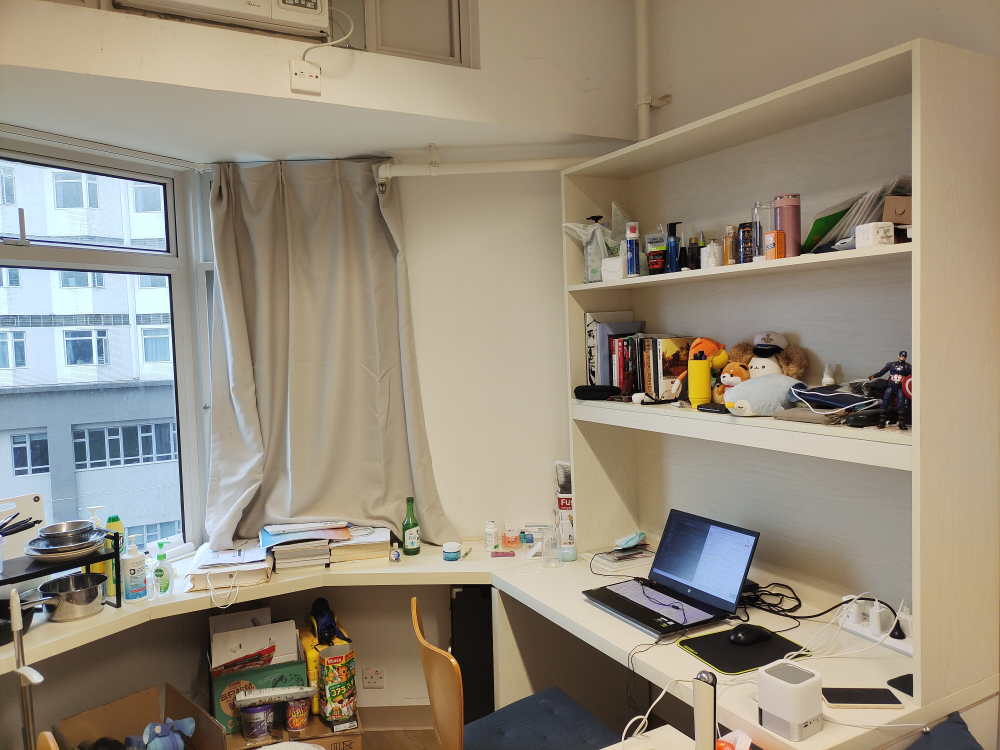
#> input picture IMINPUT/im3.1.jpg, 4000 x 3000 px (shown at 1/4 size)
$ python -i ImageStitchingTESTING.py   (imports and definitions only)
#> lines starting #> are read from the running program, lines starting #| are printed output that depends on the picture
import numpy as np
from cv2 import cv2 as cv
from matplotlib import pyplot as plt
import matplotlib.gridspec as gridspec

import time as t


def experiment(mode="camerapose only"):

#> called with mode = 'camerapose only'
    GOOD_POINTS_LIMITED = 0.999
    TESTSET = [['IMINPUT/im3.1.jpg', 'IMINPUT/im3.2.jpg']]  # for control test images.
                                                            # case1: two almost identical images

    src = TESTSET[0][0]
    des = TESTSET[0][1]

    img1_3 = cv.imread(src, 1)  # query image
#> img1_3 is the input picture: shape (3000, 4000, 3); mean B, G, R 123.4, 140.3, 150.3
    img2_3 = cv.imread(des, 1)  # train image
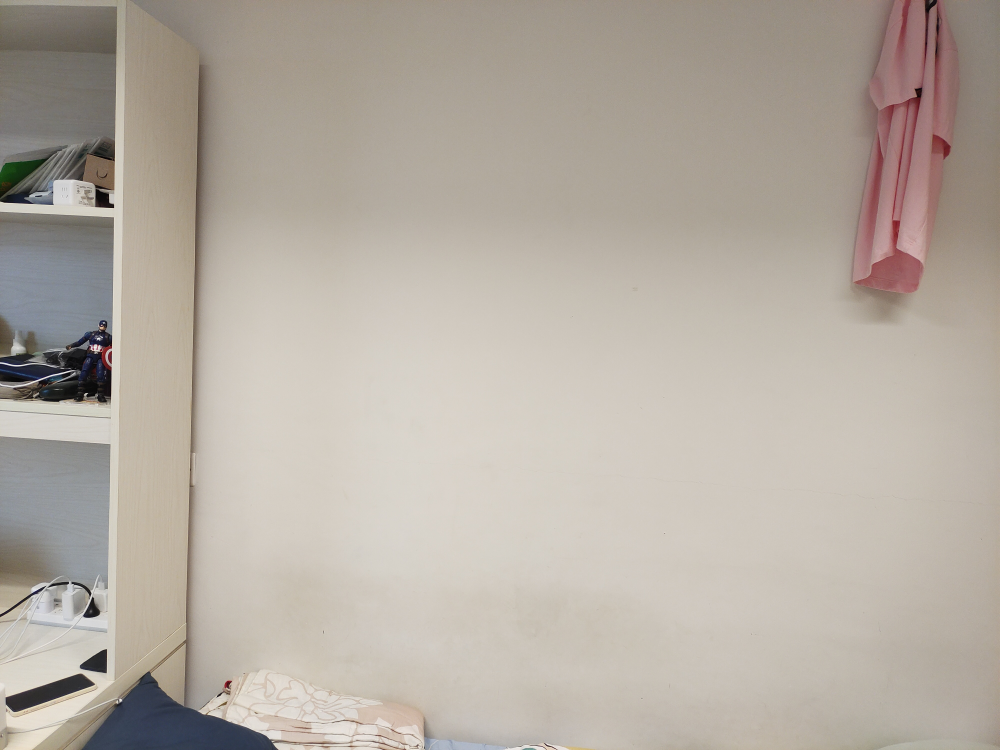
#> input picture IMINPUT/im3.2.jpg, 4000 x 3000 px (shown at 1/4 size)
#> img2_3 is the input picture: shape (3000, 4000, 3); mean B, G, R 162.2, 172.1, 180.4

    # control possible resize
    RESIZE_FACTOR = 1.00
    img1_3 = cv.resize(img1_3, None, fx=RESIZE_FACTOR, fy=RESIZE_FACTOR)
    img2_3 = cv.resize(img2_3, None, fx=RESIZE_FACTOR, fy=RESIZE_FACTOR)

    orb = cv.ORB_create()  # ORB algorithm combines FAST and BRIEF

    '''
    kp1, kp2: arrays to store key points
    des1, des2: descriptor of features found. One feature correspond to one key point
    key point 主要代表位置信息（方向，大小等），每个kp对应的descriptor，这里是32维向量，储存kp周围像素的信息
    '''
    kp1, des1 = orb.detectAndCompute(img1_3, None)
#> kp1 = 500 keypoints; strongest (x, y, size): (3026, 1473, 31), (2669, 2481, 31), (2747, 2520, 31), (3199, 1022, 31)
    kp2, des2 = orb.detectAndCompute(img2_3, None)
#> kp2 = 500 keypoints; strongest (x, y, size): (396, 1349, 31), (398, 1351, 31), (396, 1350, 37.2), (455, 831, 31)

    # visualize key-points. show and store
    img_kp1 = cv.drawKeypoints(img1_3, kp1, None)
    img_kp2 = cv.drawKeypoints(img2_3, kp2, None)
    time = t.strftime("%m-%d-%H-%M", t.localtime())  # record the time for experiment convenicence
    cv.imwrite("./IMGOUTPUT/showKP/show_kp1_" + time + "_.jpg", img_kp1)
    cv.imwrite("./IMGOUTPUT/showKP/show_kp2_" + time + "_.jpg", img_kp2)

    # cv.imshow('1 testing draw for key points', img_kp1)
    # cv.imshow('2 testing draw for key points', img_kp2)
    # # plt.imshow(img_kp1), plt.show()
    # # plt.imshow(img_kp2), plt.show()

    '''
    match step
    行的结果是DMatch对象的列表。该DMatch对象具有以下属性：
    - DMatch.distance-描述符之间的距离。越低越好。
    - DMatch.trainIdx-train描述符中的描述符索引
    - DMatch.queryIdx-query描述符中的描述符索引,索引意思是在kp数组中的index
    - DMatch.imgIdx-train图像的索引。
    '''
    '''
    a Brute-Force Matcher
    # kp1, kp2: arrays to store key points
    # des1, des2: descriptor of features found. One feature correspond to one key point
    # key point 主要代表位置信息（方向，大小等），每个kp对应的descriptor，这里是32维向量，储存kp周围像素的信息
    '''
    bf = cv.BFMatcher_create(cv.NORM_HAMMING, crossCheck=True)  # new config
    # 根据官方文档设置参数。 ORB应使用NORM_HAMMING, crossCheck=Ture意思是两个特征应彼此匹配而非单向
    # old version # # bf = cv.BFMatcher.create()
    matches = bf.match(des1, des2)  # instead, knnMatch returns k best matches
#> matches = 148 matches
    matches = sorted(matches, key=lambda x: x.distance)  # sort according to the distance attribute, distance越低认为是最佳匹配

    goodPoints = []
    # select good enough pairs
    for i in range(len(matches) - 1):
        if matches[i].distance < GOOD_POINTS_LIMITED * matches[i + 1].distance:
            # 该参数越小，选择标准越严格
            ############### 这块为什么要这样设计
            goodPoints.append(matches[i])
#> this loop made 147 passes
#> after the loop, goodPoints = 48 matches

    ########### IMPORTANT CODE goodPoints = matches[:20] if len(matches) > 20   else matches[:]
    # print(goodPoints)

    img3 = cv.drawMatches(img1_3, kp1, img2_3, kp2, goodPoints, flags=cv.DrawMatchesFlags_NOT_DRAW_SINGLE_POINTS,
                          outImg=None)
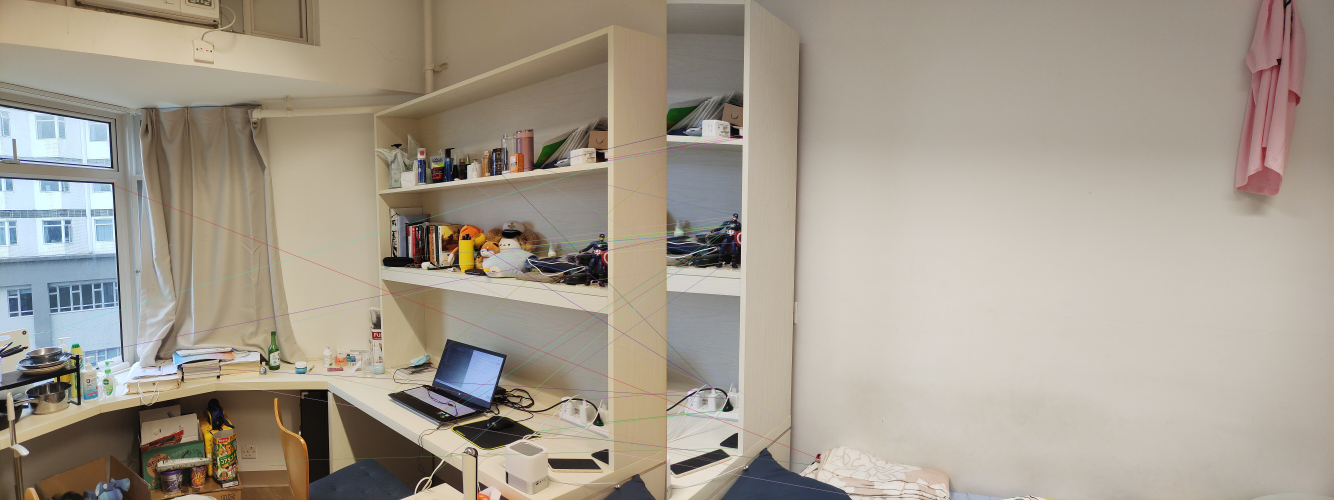
#> img3: shape (3000, 8000, 3) (shown at 1/6 size); mean B, G, R 142.9, 156.2, 165.3
    # drawMatches作用是绘制匹配线
    # cv.imshow("THIS IS img3", img3)
    plt.imshow(img3), plt.show()
    cv.imwrite(
        "./IMGOUTPUT/show_match_cond_newconfig_" + "gplim=" + str(GOOD_POINTS_LIMITED) + "_ResizeF=" + str(RESIZE_FACTOR)
        + ".jpg", img3)
    '''
    # match 情况很乱（不resize比resize到0.25情况好），是不是上面select good points算法有问题
    # 创matcher时，用了教程建议的config，有所改善，是否goodpoint需要只选前20来匹配？
    '''

    # 为了拿到good point pairs的值(各自的像素坐标)，数组大小正好等于good points的数量
    src_pts = np.float32([kp1[m.queryIdx].pt for m in goodPoints]).reshape(-1, 1, 2)
#> src_pts = 48 rows, first 8: [3610, 1469], [3629.8, 946], [3554.2, 1683.8], [3596.4, 1470], [3496.6, 2400.7], [3640.5, 963.9], [3550.9, 1684.1], [3553.3, 1684.1]
    dst_pts = np.float32([kp2[m.trainIdx].pt for m in goodPoints]).reshape(-1, 1, 2)
#> dst_pts = 48 rows, first 8: [410, 1349], [440.7, 809.8], [346.3, 1573.9], [396, 1350], [268.7, 2332.1], [451.5, 827.7], [344, 1573], [343.4, 1573.6]
    # first parameter -1 in .reshape(): 根据其他维度推断该维度size
    '''
    find the HOMOGRAPHY here,
    i.e., find the 3x3 transform matrix
    '''
    # M, mask = cv.findHomography(dst_pts, src_pts, cv.RHO)  # old config
    M, mask = cv.findHomography(dst_pts, src_pts, cv.RANSAC, ransacReprojThreshold=5.0)
#> M = [[-0.194, -0.0531, 3261.4], [-0.489, 0.799, 386.4], [-0.000276, -1.84e-05, 1]]; mask = 48 values, max 1 at index 0, min 0 at index 16, mean 0.333
    '''
    M is the homography matrix
    new config, the last parameter relates to algorithm details
    WHAT IS mask? is the mask of outliers and inliers?
    ------ mask size equals to goodpoints size -----
    '''

    '''
    calculate the camera transformation matrix, which is just extrinsic parameter
    use 8-point algorithm
    '''
    extrinsic = cv.findFundamentalMat(src_pts[0:8], dst_pts[0:8], cv.FM_8POINT)
#> extrinsic = ([[4.81e-08, -1.81e-07, 0.000132], [1.87e-07, -4.75e-09, -0.00065], [-0.000314, 6.05e-05, 1]], [1, 1, 1, 1, 1, 1, 1, 1])
    print(extrinsic)
#| (array([[ 4.81459589e-08, -1.80671505e-07,  1.32252015e-04],
#|        [ 1.87422408e-07, -4.74564938e-09, -6.50201414e-04],
#|        [-3.13518735e-04,  6.04959358e-05,  1.00000000e+00]]), array([[1],
#|        [1],
#|        [1],
#|        [1],
#|        [1],
#|        [1],
#|        [1],
#|        [1]], dtype=uint8))

    _, MR, MT, _ = cv.recoverPose(extrinsic[0], src_pts[0:20], dst_pts[0:20])  # output 4 things: retval, R, t, mask
#> MR = [[0.163, 0.0775, 0.984], [0.889, 0.421, -0.18], [-0.428, 0.904, -0.000436]]; MT = [-0.18, -0.984, -0.000616]
    # MR, MT are the transform from src to dst.
    print("Rotation is: ")
    print(MR)
#| [[ 1.62519639e-01  7.75407156e-02  9.83653803e-01]
#|  [ 8.88823798e-01  4.21387292e-01 -1.80069446e-01]
#|  [-4.28461926e-01  9.03559731e-01 -4.36322539e-04]]
    print("Translation is: ")
    print(MT)
#| [[-1.80322729e-01]
#|  [-9.83607307e-01]
#|  [-6.15694817e-04]]

    if mode != "camerapose only":
        h1, w1, p1 = img2_3.shape  # p: 通道数量
        h2, w2, p2 = img1_3.shape
        h = np.maximum(h1, h2)
        w = np.maximum(w1, w2)

        _movedis = int(np.maximum(dst_pts[0][0][0], src_pts[0][0][0]))  # ?????????????干什么用
        imageTransform = cv.warpPerspective(img2_3, M, (w1 + w2 - _movedis, h))  ##################### WHAT'S THIS
        plt.imshow(imageTransform), plt.show()

        M1 = np.float32([[1, 0, 0], [0, 1, 0]])
        h_1, w_1, p = img1_3.shape
        dst1 = cv.warpAffine(img1_3, M1, (w1 + w2 - _movedis, h))
        plt.imshow(dst1), plt.show()

        dst_no = cv.add(dst1, imageTransform)
        plt.imshow(dst_no), plt.show()

        dst_target = np.maximum(dst1, imageTransform)
        plt.imshow(dst_target), plt.show()

        '''
        Draw using matplotlib
        '''
        # [24 lines of commented-out code are left out]

>>> result = experiment()
